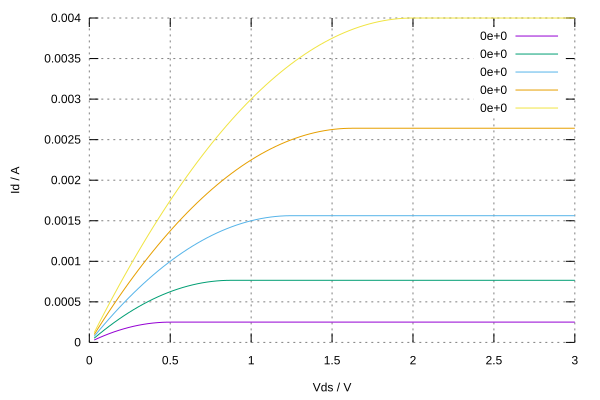

This chart was generated by the following gnuplot code:
set term svg size 600, 400 dynamic
set output "iv-jfet.svg"
set xlabel "Vds / V"
set ylabel "Id / A"
set border 0
set grid lw 1
set border lw 1
set format y "%g"
set format x "%g"
plot for [IDX=0:4] \
  'iv-jfet.data' \
  index IDX \
  using 1:2 \
  with lines lw 1 \
  title columnheader(1)
